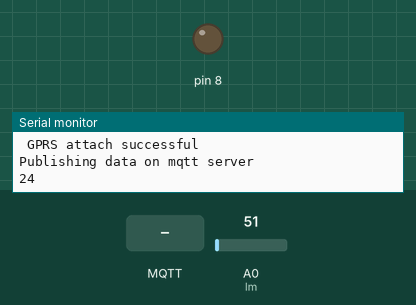
The sketch below on a simulated Arduino Uno, built with avr-gcc and run on an emulated ATmega328P. Shown: output pins drawn as LEDs (lit = HIGH), the last lines printed to the serial monitor. The inputs (shaded band) are chosen by the test bench; at power-on: A0 (lm) = 51. No MQTT or app messages arrive unless stated.

Above: at 4.7 s.
4.8 s: MQTT message "on" arrives on the first subscribed topic
At 6.2 s:
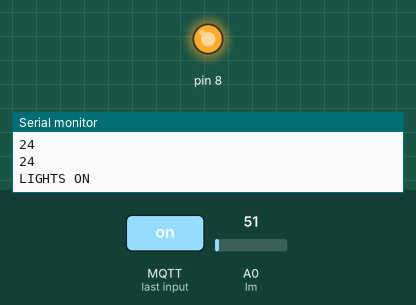
7.3 s: MQTT message "off" arrives on the first subscribed topic
At 9.0 s:
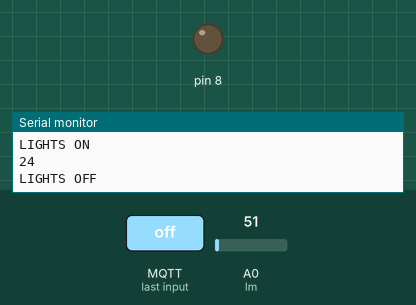
Timing chart, 0 to 10.5 s (numbered marks = the images above; inputs shaded):
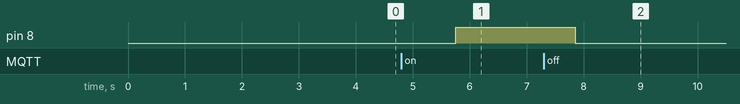

Measured:
- after the input at 4.8 s, pin 8: LOW → HIGH after 0.95 s
- after the input at 7.3 s, pin 8: HIGH → LOW after 0.55 s

The sketch:

gsm_mqtt_quectel_m10.ino
```cpp
#include <SPI.h>
//#include <Ethernet.h>
#include <GSM.h>
#include <PubSubClient.h>


// PIN Number
#define PINNUMBER ""
// APN data
#define GPRS_APN       "airtelgprs.com" // replace your GPRS APN
#define GPRS_LOGIN     ""    // replace with your GPRS login
#define GPRS_PASSWORD  "" // replace with your GPRS password


char* outTopic     = "Home/Room/temp"; // * MQTT channel where physical updates are published
char* inTopic      = "Home/Room/Light"; // * MQTT channel where lelylan updates are received
char* clientId     = "Hitron_arduino";
char* payloadOn  = "on";
char* payloadOn1  = "temp";
char* payloadOff = "off";


bool state;
char buf1[30];


byte mac[] = { 0xA1, 0xA0, 0xBA, 0xAC, 0xEE, 0x12 };
byte server[] = {54,238,179,124}; // (hitron server)
//EthernetClient ethClient;
GPRS gprs;
GSM gsmAccess;
GSMClient ethClient;


void callback(char* topic, byte* payload, unsigned int length); // subscription callback
PubSubClient client(server, 1883, callback, ethClient);         // mqtt client


void setup()
{
  Serial.begin(9600);

   delay(500);
   Serial.println("Starting Arduino web client.");
   pinMode(A0, INPUT);        //lm
   pinMode(8, OUTPUT);        //
 // connection state
  boolean notConnected = true;

  while (notConnected)
  {
    if ((gsmAccess.begin(PINNUMBER) == GSM_READY) &
        (gprs.attachGPRS(GPRS_APN, GPRS_LOGIN, GPRS_PASSWORD) == GPRS_READY))
        {
          notConnected = false;
          Serial.println(" GPRS attach successful");
        }
        else
        {
         Serial.println("Not connected");
         delay(1000);
        }
  }

  if (client.connect("arduinoClient", "", ""))
  {
    Serial.println("Publishing data on mqtt server");
    client.publish("outTopic","hello world");
    client.subscribe("inTopic");

  }
}


void msg_Subscribe()
{
  client.subscribe(inTopic);
}


void loop()
   {
  char buf1[30];
  int LM35 = analogRead(A0);
  int temp = LM35*0.4808;
  Serial.println(temp);
  delay(100);
  String k=String(temp);
  k.toCharArray(buf1,30);
  if(temp>28)
    {
      client.publish(outTopic,buf1);

    }

   client.loop();
   delay(2000);
  }


void callback(char* topic, byte* payload, unsigned int length) {
  // copy the payload content into a char*
  char* json;
  json = (char*) malloc(length + 1);
  memcpy(json, payload, length);
  json[length] = '\0';


if (String(payloadOn1) == String(json))
    {
    Serial.println("Sending the data to server");
    String k=String((analogRead(A0)),DEC);
    k.toCharArray(buf1,30);
    Serial.println(buf1);
    client.publish(outTopic, buf1); // light off
    }

if (String(payloadOn) == String(json))
    {
    state = HIGH;
    digitalWrite(8,HIGH);
    Serial.println("LIGHTS ON");
    client.publish(outTopic,"::::::Yes! turned on The LIGHT::::");
    }

if (String(payloadOff) == String(json))
    {
     state = LOW;
     digitalWrite(8,LOW);
     Serial.println("LIGHTS OFF");
     client.publish(outTopic,"::::Lights are turned off:::::");
    }

  free(json);
}
```
